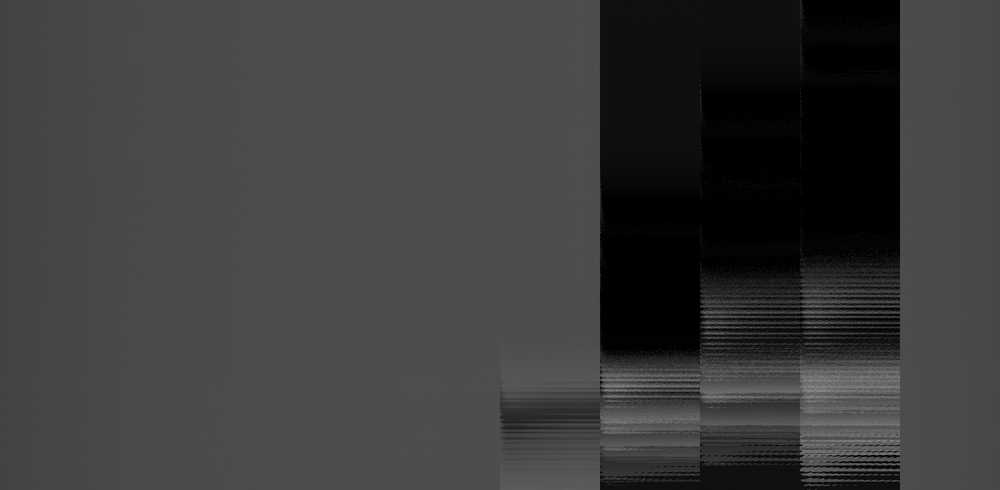
#> input picture samples/Die Segment.png, 1000 x 490 px, shrunk from 2040 x 1000 before the run; its folder holds only this picture in this run
$ python adv_classification.py
#> lines starting #> are read from the running program, lines starting #| are printed output that depends on the picture; after the words box and inside, x2 and y2 are one past the last pixel; in counts of white or black regions, pixels touching at a corner belong together
#> in main, img_color is the input picture: shape (490, 1000, 3); min 0, max 146, mean 59.7
import os
import csv
from pathlib import Path

import cv2
import numpy as np


# --- CONFIGURATION ---
INPUT_FOLDER = Path("samples")
OUTPUT_FOLDER = Path("classified_visualizations")
DEBUG_CSV_PATH = Path("segment_debug.csv")

LABEL_TO_FOLDER = {
    "PERFECT": "Perfect",
    "WHOLE SEGMENT": "Whole Segment",
    "DIE SEGMENT": "Die Segment",
    "WHITE SEGMENT": "White Segment",
}

NUM_SEGMENTS = 10
DEFECT_RATIO_LIMIT = 0.05  # 5% of pixels in a segment
IMAGE_EXTS = (".jpg", ".jpeg", ".png")

# TUNING PARAMETERS
MIN_VALID_PEAK = 50       # Threshold separating "Black Background" from "Grey Object"
RIGHT_SIGMA = 1.9         # Statistical multiplier for White Segment detection
PEAK_SENSITIVITY = 0.05   # The Grey Peak must be at least 5% height of the Black Peak to be valid

# Mean-based detection (from main.py style)
ABS_DIE_MEAN = 55
ABS_WHITE_MEAN = 160
WHITE_OUTLIER_SIGMA = 2.5
WHITE_OUTLIER_MIN_DIFF = 15

COLOR_OK = (0, 200, 0)
COLOR_DIE = (0, 0, 255)
COLOR_WHITE = (0, 200, 255)
COLOR_TEXT_BG = (0, 0, 0)


def is_image_file(path: Path) -> bool:
    return path.suffix.lower() in IMAGE_EXTS


def get_safe_zone_thresholds(img):
    """
    Calculates thresholds using Priority Peak Logic:
    1. SEARCH: Look for a significant peak in the Valid Zone (>50).
    2. FALLBACK: If no valid peak exists, select the Background Peak (<50).
    3. VALIDATE: If selected peak is < 50, flag as WHOLE SEGMENT DIE.
    """
    # 1. Histogram Calculation & Smoothing
    hist = cv2.calcHist([img], [0], None, [256], [0, 256]).flatten()
#> hist = 256 values, max 78030 at index 76, min 0 at index 139, mean 1914.1

    kernel_size = 9
    sigma = 2.0
    x = np.linspace(-kernel_size // 2, kernel_size // 2, kernel_size)
    kernel = np.exp(-0.5 * (x / sigma) ** 2)
    kernel /= kernel.sum()
    hist_smooth = np.convolve(hist, kernel, mode="same")
#> hist_smooth = 256 values, max 47387.5 at index 76, min 0 at index 151, mean 1864.7

    # 2. Identify Potential Peaks
    # Global Max (likely the Black Background if image is mostly dark)
    global_max_idx = np.argmax(hist_smooth)
#> global_max_idx = 76
    global_max_height = hist_smooth[global_max_idx]
#> global_max_height = 47387.5

    # Signal Max (The tallest point in the "Grey Area" > 50)
    # We slice [MIN_VALID_PEAK:] to ignore the dark background
    signal_region = hist_smooth[MIN_VALID_PEAK:]
#> signal_region = 206 values, max 47387.5 at index 26, min 0 at index 101, mean 1823.1

    if signal_region.size > 0:
        rel_signal_idx = np.argmax(signal_region)
#> rel_signal_idx = 26
        signal_idx = rel_signal_idx + MIN_VALID_PEAK
#> signal_idx = 76
        signal_height = hist_smooth[signal_idx]
#> signal_height = 47387.5
    else:
        signal_height = 0
        signal_idx = 0

    # 3. Peak Selection Logic
    # We prefer the 'signal_idx' (Grey Peak) IF it is significant enough.
    # It must be at least X% height of the global max (to ensure it's not just flat noise).
    if signal_height > (PEAK_SENSITIVITY * global_max_height):
        # We found a valid Grey Mountain! Use it.
        main_peak_idx = signal_idx
#> main_peak_idx = 76
        peak_height = signal_height
#> peak_height = 47387.5
        print(f"  -> Found Grey Peak at {main_peak_idx} (Height: {signal_height:.0f})")
#|   -> Found Grey Peak at 76 (Height: 47388)
    else:
        # No significant grey object found. The Black Spike is the only feature.
        main_peak_idx = global_max_idx
        peak_height = global_max_height
        print(f"  -> No Grey Object. Locked to Background Peak at {main_peak_idx}")

    # 4. Critical Check: Is the selected peak valid?
    if main_peak_idx < MIN_VALID_PEAK:
        print(f"  -> Peak {main_peak_idx} is too dark (<{MIN_VALID_PEAK}). Flagging as DIE.")
        return 255, 255

    # 5. Calculate Left Threshold (Foot of Mountain Logic)
    # Walk left from peak until we hit the noise floor (< 10% of peak height)
    left_thresh = 0
    for i in range(main_peak_idx, 1, -1):
        if hist_smooth[i] < (0.1 * peak_height):
            left_thresh = i
            break

    # 6. Calculate Right Threshold (Symmetric 10% peak cutoff)
    right_thresh = 255
    for i in range(main_peak_idx, 255):
        if hist_smooth[i] < (0.1 * peak_height):
            right_thresh = i
            break

    return left_thresh, right_thresh


def segment_bounds(width: int, num_segments: int):
    edges = np.linspace(0, width, num_segments + 1, dtype=int)
    return [(int(edges[i]), int(edges[i + 1])) for i in range(num_segments)]


def classify_segment(
    seg_low,
    seg_high,
    seg_gray,
    defect_ratio_limit: float,
    mid_gray: float,
    seg_mean: float,
    dynamic_white_thresh: float,
):
    total_pixels = seg_low.size
    if total_pixels == 0:
        return "OK", 0.0, 0.0

    count_dark = cv2.countNonZero(seg_low)
    count_white = cv2.countNonZero(seg_high)
    ratio_dark = count_dark / total_pixels
    ratio_white = count_white / total_pixels

    # Mean-based hard rules (quick wins)
    if seg_mean < ABS_DIE_MEAN:
        return "DIE", ratio_dark, ratio_white
    if seg_mean > ABS_WHITE_MEAN or seg_mean > dynamic_white_thresh:
        return "WHITE", ratio_dark, ratio_white

    # Mask-based rules (sensitive to localized defects)
    if ratio_dark > defect_ratio_limit and ratio_white > defect_ratio_limit:
        if seg_mean < mid_gray:
            return "DIE", ratio_dark, ratio_white
        return "WHITE", ratio_dark, ratio_white
    if ratio_dark > defect_ratio_limit:
        return "DIE", ratio_dark, ratio_white
    if ratio_white > defect_ratio_limit:
        return "WHITE", ratio_dark, ratio_white
    return "OK", ratio_dark, ratio_white


def classify_image(segment_labels):
    if all(label == "DIE" for label in segment_labels):
        return "WHOLE SEGMENT"
    if "DIE" in segment_labels:
        return "DIE SEGMENT"
    if "WHITE" in segment_labels:
        return "WHITE SEGMENT"
    return "PERFECT"


def draw_label(img, text, x, y, color):
    font = cv2.FONT_HERSHEY_SIMPLEX
    scale = 0.5
    thickness = 1
    text_size, _ = cv2.getTextSize(text, font, scale, thickness)
    text_w, text_h = text_size

    pad = 3
    box_x1 = max(0, x - pad)
    box_y1 = max(0, y - text_h - pad * 2)
    box_x2 = min(img.shape[1] - 1, x + text_w + pad)
    box_y2 = min(img.shape[0] - 1, y + pad)

    cv2.rectangle(img, (box_x1, box_y1), (box_x2, box_y2), COLOR_TEXT_BG, -1)
    cv2.putText(img, text, (x, y - pad), font, scale, color, thickness, cv2.LINE_AA)


def annotate_image(img_color, segment_labels, bounds, image_label):
    for i, (x1, x2) in enumerate(bounds):
        label = segment_labels[i]
        if label == "DIE":
            color = COLOR_DIE
        elif label == "WHITE":
            color = COLOR_WHITE
        else:
            color = COLOR_OK

        cv2.rectangle(img_color, (x1, 0), (x2, img_color.shape[0]), color, 2)
        draw_label(img_color, label, x1 + 5, 20, color)

    draw_label(img_color, image_label, 10, img_color.shape[0] - 5, (255, 255, 255))
    return img_color


def process_image(img_gray):
    low_cut, high_cut = get_safe_zone_thresholds(img_gray)
#> low_cut = 66; high_cut = 81
    mid_gray = (low_cut + high_cut) / 2.0
#> mid_gray = 73.5

    _, mask_low = cv2.threshold(img_gray, low_cut, 255, cv2.THRESH_BINARY_INV)
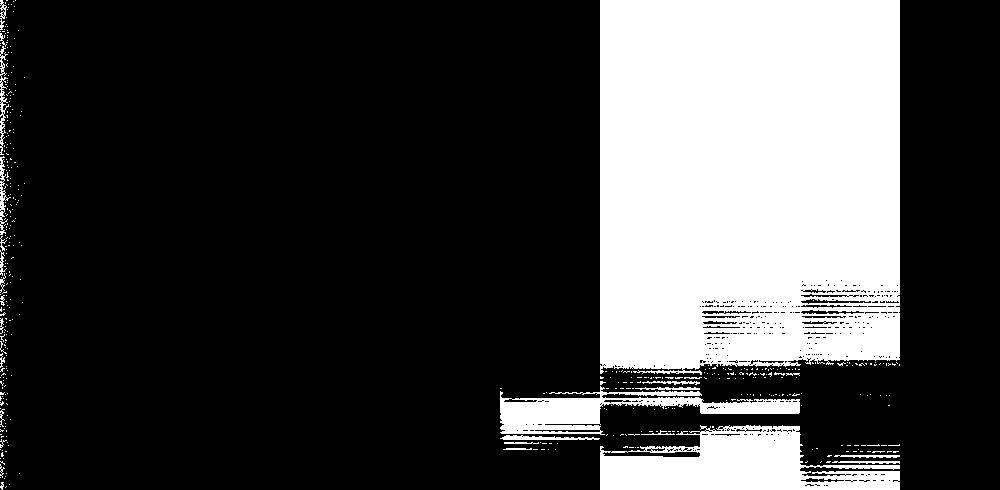
#> mask_low: shape (490, 1000); 26.3% white; 435 white regions (407 under 20 px), largest, box (x1, y1, x2, y2) and area: (600, 0, 900, 375) 107925, (600, 425, 900, 490) 11935, (500, 386, 800, 435) 5769
    _, mask_high = cv2.threshold(img_gray, high_cut, 255, cv2.THRESH_BINARY)
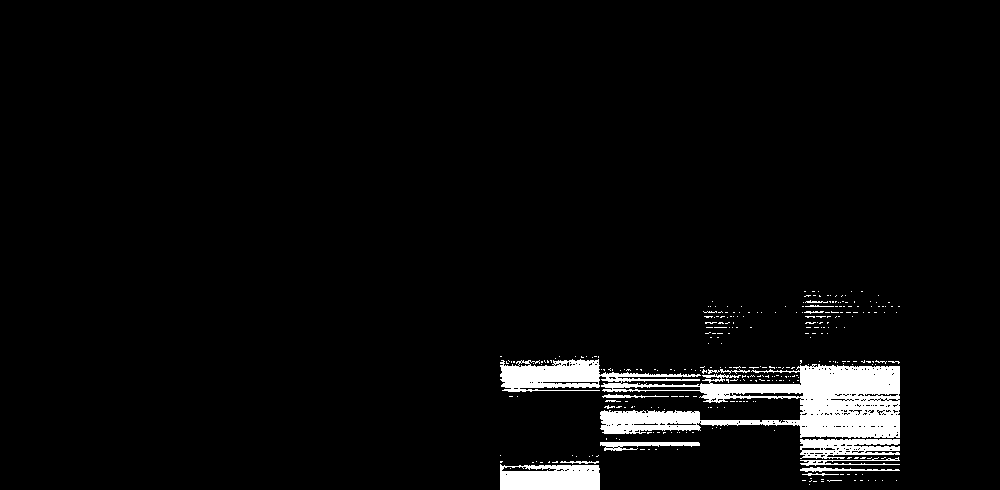
#> mask_high: shape (490, 1000); 4.1% white; 315 white regions (300 under 20 px), largest, box (x1, y1, x2, y2) and area: (500, 359, 900, 438) 14151, (500, 464, 600, 490) 2307, (800, 439, 900, 459) 1403

    height, width = img_gray.shape
    bounds = segment_bounds(width, NUM_SEGMENTS)

    segment_means = []
    for x1, x2 in bounds:
        seg_gray = img_gray[:, x1:x2]
        segment_means.append(float(np.mean(seg_gray)))
#> after the loop, segment_means = [69.26, 73.29, 75.18, 75.78, 76.57, 75.46, 23.49, 23.74, 30.57, 73.28]

    median_bg = float(np.median(segment_means))
#> median_bg = 73.29
    std_bg = float(np.std(segment_means))
#> std_bg = 22.24
    dynamic_white_thresh = median_bg + max(WHITE_OUTLIER_SIGMA * std_bg, WHITE_OUTLIER_MIN_DIFF)
#> dynamic_white_thresh = 128.9

    segment_labels = []
    debug_rows = []
    for i, (x1, x2) in enumerate(bounds):
        seg_low = mask_low[:, x1:x2]
        seg_high = mask_high[:, x1:x2]
        seg_gray = img_gray[:, x1:x2]
        seg_mean = segment_means[i]
        # Edge segments: use thresholded mean for a stable decision
        thresh_mean = ""
        if i == 0 or i == NUM_SEGMENTS - 1:
            valid = (seg_gray >= low_cut) & (seg_gray <= high_cut)
            if np.any(valid):
                thresh_mean = float(np.mean(seg_gray[valid]))
            else:
                thresh_mean = seg_mean
            # Edge override: DIE/WHITE first, then OK band, else fallback
            if seg_mean < ABS_DIE_MEAN:
                label = "DIE"
                ratio_dark = cv2.countNonZero(seg_low) / max(seg_low.size, 1)
                ratio_white = cv2.countNonZero(seg_high) / max(seg_high.size, 1)
            elif seg_mean > ABS_WHITE_MEAN or seg_mean > dynamic_white_thresh:
                label = "WHITE"
                ratio_dark = cv2.countNonZero(seg_low) / max(seg_low.size, 1)
                ratio_white = cv2.countNonZero(seg_high) / max(seg_high.size, 1)
            # Treat around 69 as OK (tolerance +/- 5)
            elif 64.0 <= thresh_mean <= 115.0:
                label = "OK"
                ratio_dark = cv2.countNonZero(seg_low) / max(seg_low.size, 1)
                ratio_white = cv2.countNonZero(seg_high) / max(seg_high.size, 1)
            else:
                label, ratio_dark, ratio_white = classify_segment(
                    seg_low,
                    seg_high,
                    seg_gray,
                    DEFECT_RATIO_LIMIT,
                    mid_gray,
                    seg_mean,
                    dynamic_white_thresh,
                )
        else:
            label, ratio_dark, ratio_white = classify_segment(
                seg_low,
                seg_high,
                seg_gray,
                DEFECT_RATIO_LIMIT,
                mid_gray,
                seg_mean,
                dynamic_white_thresh,
            )
        segment_labels.append(label)
        debug_rows.append(
            {
                "segment": i + 1,
                "mean": float(seg_mean),
                "thresh_mean": "" if thresh_mean == "" else float(thresh_mean),
                "ratio_dark": float(ratio_dark),
                "ratio_white": float(ratio_white),
                "low_cut": int(low_cut),
                "high_cut": int(high_cut),
                "dyn_white": float(dynamic_white_thresh),
                "label": label,
            }
        )
#> this loop made 10 passes
#> (seg_mean, ratio_dark, ratio_white, label) on passes 2 to 9: (73.29, 0, 0, 'OK'), (75.18, 0, 0, 'OK'), (75.78, 0, 0, 'OK'), (76.57, 0, 0, 'OK'), (75.46, 0.0784, 0.101, 'WHITE'), (23.49, 0.865, 0.0751, 'DIE'), (23.74, 0.889, 0.0494, 'DIE'), (30.57, 0.765, 0.188, 'DIE')
#> pass 1, in process_image, `seg_low = mask_low[:, x1:x2]`:
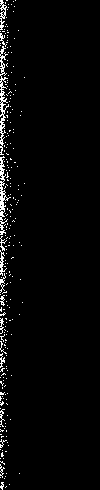
#> seg_low: shape (490, 100); 3% white in thin lines or dots, all inside (x1, y1, x2, y2) = (0, 0, 25, 490)
#> pass 1, in process_image, `valid = (seg_gray >= low_cut) & (seg_gray <= high_cut)`:
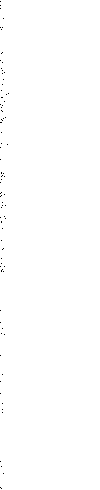
#> valid: shape (490, 100) bool; 99.8% white; black in thin lines or dots, all inside (x1, y1, x2, y2) = (0, 1, 9, 489)
#> after the loop, debug_rows = 10 items; segment_labels = ['OK', 'OK', 'OK', 'OK', 'OK', 'WHITE', 'DIE', 'DIE', 'DIE', 'OK']

    image_label = classify_image(segment_labels)
#> image_label = 'DIE SEGMENT'
    return image_label, bounds, segment_labels, low_cut, high_cut, debug_rows


def iter_images(root: Path):
    for path in root.rglob("*"):
        if path.is_file() and is_image_file(path):
            yield path


def main():
    if not INPUT_FOLDER.exists():
        raise SystemExit(f"Input folder not found: {INPUT_FOLDER}")

    images = sorted(iter_images(INPUT_FOLDER))
    if not images:
        raise SystemExit(f"No images found in: {INPUT_FOLDER}")

    OUTPUT_FOLDER.mkdir(parents=True, exist_ok=True)
    debug_all_rows = []

    print(f"Processing {len(images)} images...")

    for img_path in images:
        img_color = cv2.imread(str(img_path))
        if img_color is None:
            print(f"Skipping unreadable image: {img_path}")
            continue

        img_gray = cv2.cvtColor(img_color, cv2.COLOR_BGR2GRAY)

        print(f"Analyzing: {img_path.name}")
        image_label, bounds, segment_labels, low_cut, high_cut, debug_rows = process_image(img_gray)
#> image_label = 'DIE SEGMENT'; bounds = [(0, 100), (100, 200), (200, 300), (300, 400), (400, 500), (500, 600), (600, 700), (700, 800), (800, 900), (900, 1000)]; low_cut = 66; high_cut = 81; debug_rows = 10 items
        annotated = annotate_image(img_color, segment_labels, bounds, image_label)
#> the loop in annotate_image, `for i, (x1, x2) in enumerate(bounds):` made 10 passes
#> (x1, x2, label, color, text_size in draw_label, text_w in draw_label, box_x1 in draw_label, box_x2 in draw_label) on passes 1 to 7: (0, 100, 'OK', (0, 200, 0), (22, 12), 22, 2, 30), (100, 200, 'OK', (0, 200, 0), (22, 12), 22, 102, 130), (200, 300, 'OK', (0, 200, 0), (22, 12), 22, 202, 230), (300, 400, 'OK', (0, 200, 0), (22, 12), 22, 302, 330), (400, 500, 'OK', (0, 200, 0), (22, 12), 22, 402, 430), (500, 600, 'WHITE', (0, 200, 255), (46, 12), 46, 502, 554), (600, 700, 'DIE', (0, 0, 255), (25, 12), 25, 602, 633)
#> after the loop in annotate_image, `for i, (x1, x2) in enumerate(bounds):`:
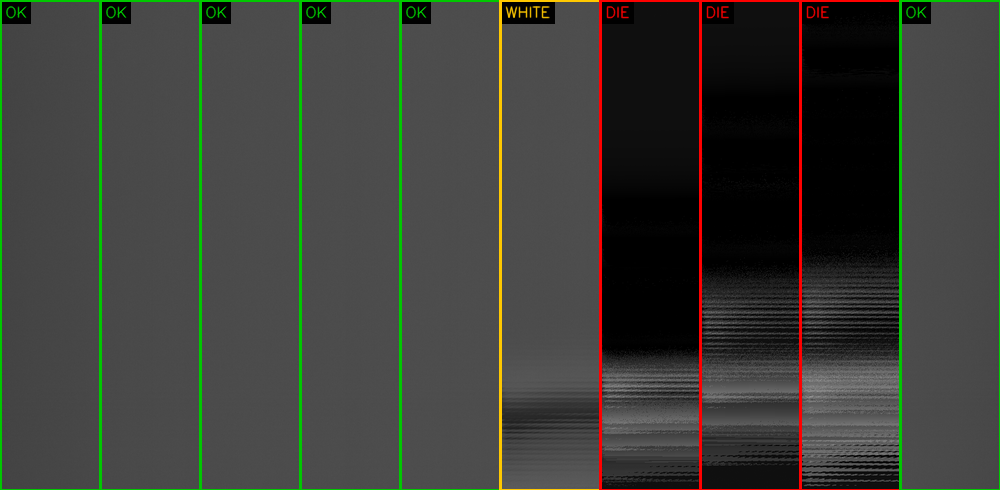
#> img_color: shape (490, 1000, 3); 4.98% of pixels changed, all inside (x1, y1, x2, y2) = (0, 0, 1000, 490)
#> in draw_label (call 11), `text_size, _ = cv2.getTextSize(text, font, scale, thickness)`: text_size = (104, 12)
#> in draw_label (call 11), `text_w, text_h = text_size`: text_w = 104
#> in draw_label (call 11), `box_y1 = max(0, y - text_h - pad * 2)`: box_y1 = 467
#> in draw_label (call 11), `box_x2 = min(img.shape[1] - 1, x + text_w + pad)`: box_x2 = 117
#> in draw_label (call 11), `cv2.putText(img, text, (x, y - pad), font, scale, color, thickness, cv..`:
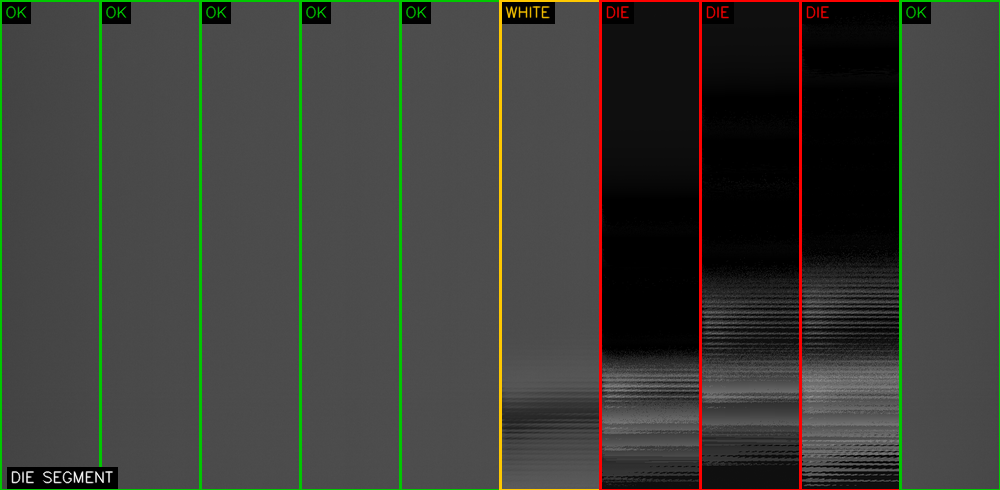
#> img: shape (490, 1000, 3); mean B, G, R 56.6, 61.8, 60.5

        rel_path = img_path.relative_to(INPUT_FOLDER)
        label_folder = LABEL_TO_FOLDER.get(image_label, "Unknown")
#> label_folder = 'Die Segment'
        output_dir = OUTPUT_FOLDER / label_folder / rel_path.parent
        output_dir.mkdir(parents=True, exist_ok=True)
        output_path = output_dir / img_path.name
        cv2.imwrite(str(output_path), annotated)

        print(
            f"   -> Result: {image_label} (Cutoffs: {low_cut}, {high_cut})\n"
        )
#|    -> Result: DIE SEGMENT (Cutoffs: 66, 81)
        for row in debug_rows:
            row["file"] = str(img_path.relative_to(INPUT_FOLDER))
            row["image_label"] = image_label
            debug_all_rows.append(row)
#> this loop made 10 passes
#> after the loop, debug_all_rows = 10 items

    if debug_all_rows:
        with open(DEBUG_CSV_PATH, "w", newline="") as f:
            writer = csv.DictWriter(
                f,
                fieldnames=[
                    "file",
                    "image_label",
                    "segment",
                    "mean",
                    "thresh_mean",
                    "ratio_dark",
                    "ratio_white",
                    "low_cut",
                    "high_cut",
                    "dyn_white",
                    "label",
                ],
            )
            writer.writeheader()
            writer.writerows(debug_all_rows)

    print(f"Done. Output saved to: {OUTPUT_FOLDER}")
    print(f"Debug CSV: {DEBUG_CSV_PATH}")


if __name__ == "__main__":
    main()
